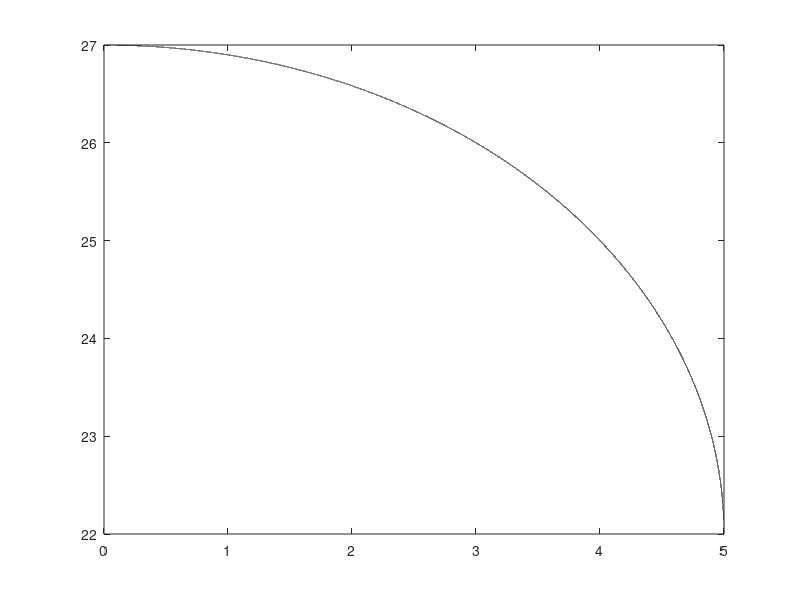

Write the MATLAB code that produced this figure.
% draw circle code
% resolution of plot
t1 = linspace(0,pi/2,100000);

% assumed centre of the circle (cirX, cirY): sets at origin(0,0)

cirX1 = 0;
cirY1 = 22.00;

% radius of the centre circle, 500mm = 5m
r = 5;

% circle dual equations

x1 = r*cos(t1) + cirX1;
y1 = r*sin(t1) + cirY1;

plot(x1,y1,'Color', 'black');
% end of code